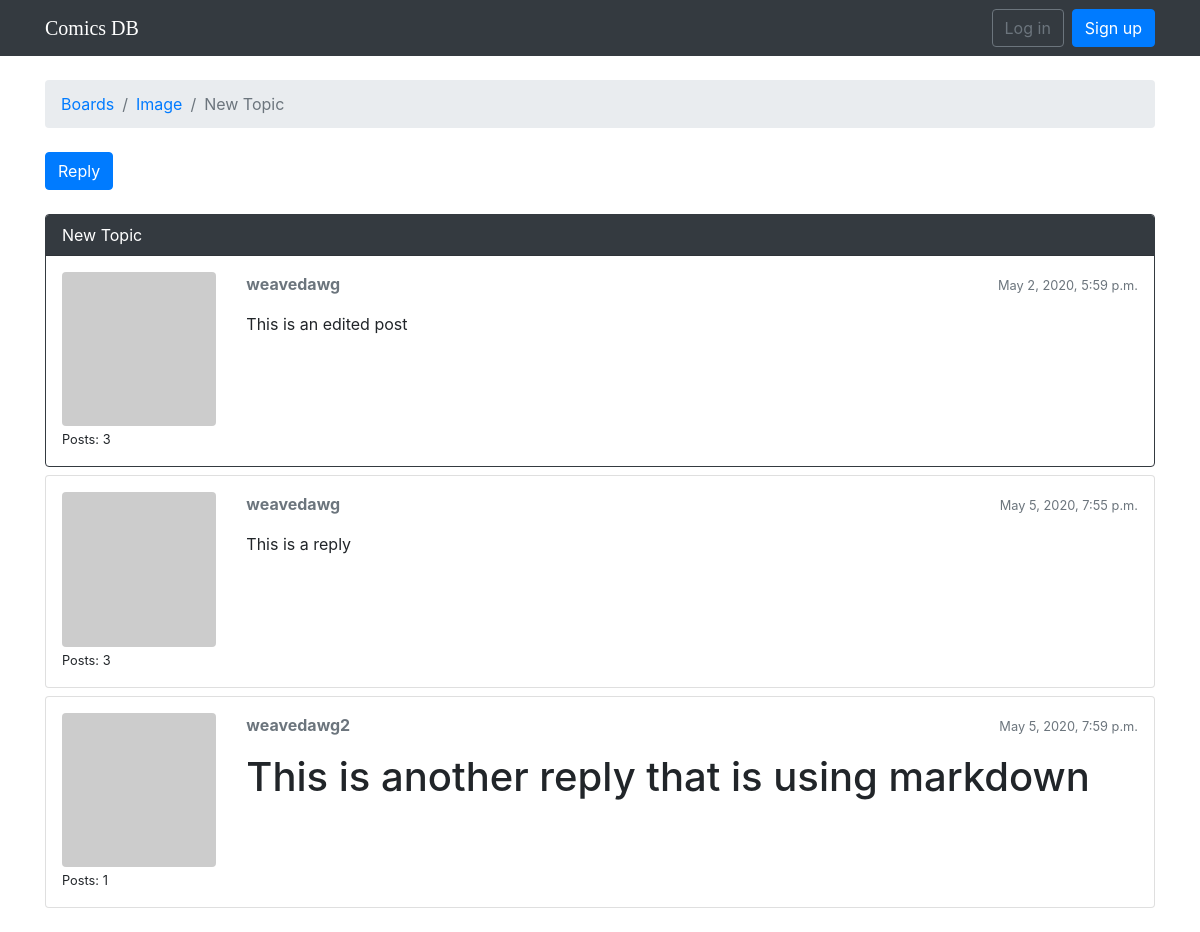
The page /boards/2/topics/5/ on the database as committed earlier.
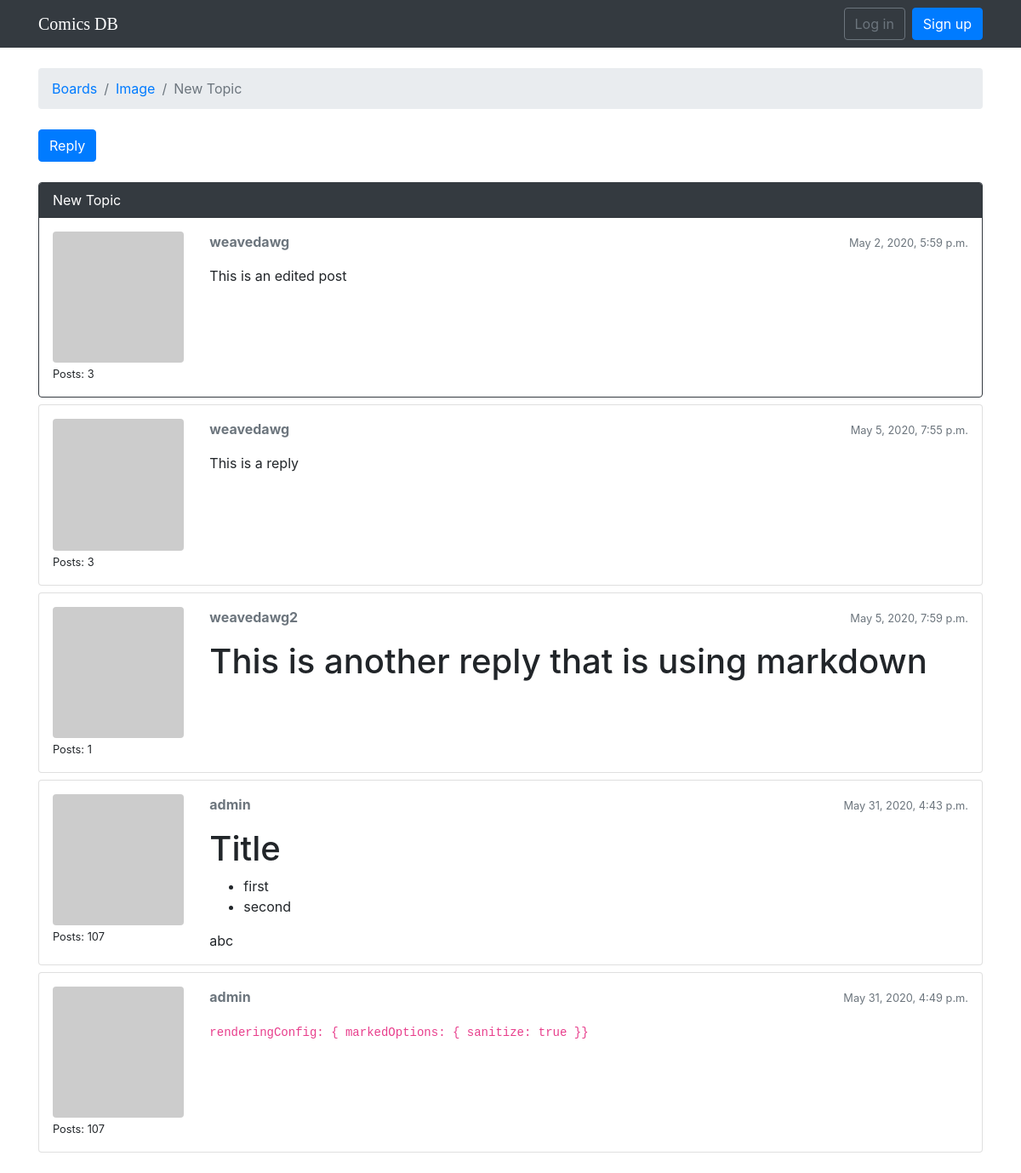
The same page on the database as committed later.
### boards/models.py (models this page shows, shortened)
class Topic(models.Model):
    subject = models.CharField(max_length=255)
    last_updated = models.DateTimeField(auto_now_add=True)
    board = models.ForeignKey(Board, related_name='topics', on_delete=models.CASCADE,)
    starter = models.ForeignKey(User, related_name='topics', on_delete=models.CASCADE,)
    views = models.PositiveIntegerField(default=0)

class Board(models.Model):
    name = models.CharField(max_length=30, unique=True)
    description = models.CharField(max_length=100)

class Post(models.Model):
    message = models.TextField(max_length=4000)
    topic = models.ForeignKey(Topic, related_name='posts', on_delete=models.CASCADE,)
    created_at = models.DateTimeField(auto_now_add=True)
    updated_at = models.DateTimeField(null=True)
    created_by = models.ForeignKey(User, related_name='posts', on_delete=models.CASCADE,)
    updated_by = models.ForeignKey(User, null=True, related_name='+', on_delete=models.CASCADE,)
    def get_message_as_markdown(self):
        return mark_safe(markdown(self.message, safe_mode='escape'))

### boards/views.py (the view)
# urls.py: url(r'^boards/(?P<pk>\d+)/topics/(?P<topic_pk>\d+)/$', views.PostListView.as_view(), name='topic_posts'),
class PostListView(ListView):
    model = Post
    context_object_name = 'posts'
    template_name = 'topic_posts.html'
    paginate_by = 20
    def get_context_data(self, **kwargs):
        session_key = 'viewed_topic_{}'.format(self.topic.pk)
        if not self.request.session.get(session_key, False):
            self.topic.views += 1
            self.topic.save()
            self.request.session[session_key] = True
        kwargs['topic'] = self.topic
        return super().get_context_data(**kwargs)
    def get_queryset(self):
        self.topic = get_object_or_404(Topic, board__pk=self.kwargs.get('pk'), pk=self.kwargs.get('topic_pk'))
        queryset = self.topic.posts.order_by('created_at')
        return queryset

### boards/templatetags/gravatar.py (called while the page is built)
@register.filter
def gravatar(user):
    email = user.email.lower().encode('utf-8')
    default = 'mm'
    size = 256
    url = 'https://www.gravatar.com/avatar/{md5}?{params}'.format(
        md5=hashlib.md5(email).hexdigest(),
        params=urlencode({'d': default, 's': str(size)})
    )
    return url

### templates/topic_posts.html (shortened to what this page needs)
{% extends 'base.html' %}
{% load gravatar %}
{% block breadcrumb %}
  <li class="breadcrumb-item"><a href="{% url 'home' %}">Boards</a></li>
  <li class="breadcrumb-item"><a href="{% url 'board_topics' topic.board.pk %}">{{ topic.board.name }}</a></li>
  <li class="breadcrumb-item active">{{ topic.subject }}</li>
{% endblock %}
{% block content %}
  <div class="mb-4">
    <a href="{% url 'reply_topic' topic.board.pk topic.pk %}" class="btn btn-primary" role="button">Reply</a>
  </div>
  {% for post in posts %}
    <div id="{{ post.pk }}" class="card {% if forloop.last %}mb-4{% else %}mb-2{% endif %} {% if forloop.first %}border-dark{% endif %}">
      {% if forloop.first %}
        <div class="card-header text-white bg-dark py-2 px-3">{{ topic.subject }}</div>
      {% endif %}
      <div class="card-body p-3">
        <div class="row">
          <div class="col-2">
            <img src="{{ post.created_by|gravatar }}" alt="{{ post.created_by.username }}" class="w-100 rounded">
            <small>Posts: {{ post.created_by.posts.count }}</small>
          </div>
          <div class="col-10">
            <div class="row mb-3">
              <div class="col-6">
                <strong class="text-muted">{{ post.created_by.username }}</strong>
              </div>
              <div class="col-6 text-right">
                <small class="text-muted">{{ post.created_at }}</small>
              </div>
            </div>
            {{ post.get_message_as_markdown }}
          </div>
        </div>
      </div>
    </div>
  {% endfor %}
{% endblock %}

### templates/base.html (shortened to what this page needs)
{% load static %}<!DOCTYPE html>
<html>
  <head>
    <link rel="stylesheet" href="{% static 'css/bootstrap.min.css' %}">
    <link rel="stylesheet" href="{% static 'css/app.css' %}">
  <body>
    {% block body %}
      <nav class="navbar navbar-expand-sm navbar-dark bg-dark">
        <div class="container">
          <a class="navbar-brand" href="{% url 'home' %}">Comics DB</a>
          <div class="collapse navbar-collapse" id="mainMenu">
            {% if user.is_authenticated %}
              <ul class="navbar-nav ml-auto">
                <li class="nav-item dropdown">
                  <a class="nav-link dropdown-toggle" href="#" id="userMenu" data-toggle="dropdown" aria-haspopup="true" aria-expanded="false">
                    {{ user.username }}
                  </a>
                  <div class="dropdown-menu dropdown-menu-right" aria-labelledby="userMenu">
                    <a class="dropdown-item" href="{% url 'my_account' %}">My account</a>
                    <a class="dropdown-item" href="{% url 'password_change' %}">Change password</a>
                    <div class="dropdown-divider"></div>
                    <a class="dropdown-item" href="{% url 'logout' %}">Log out</a>
                  </div>
                </li>
              </ul>
            {% else %}
              <form class="form-inline ml-auto">
                <a href="{% url 'login' %}" class="btn btn-outline-secondary">Log in</a>
                <a href="{% url 'signup' %}" class="btn btn-primary ml-2">Sign up</a>
              </form>
            {% endif %}
          </div>
        </div>
      </nav>
      <div class="container">
        <ol class="breadcrumb my-4">
          {% block breadcrumb %}
          {% endblock %}
        </ol>
        {% block content %}
        {% endblock %}
      </div>
    {% endblock body %}
  </body>
</html>

### static/css/app.css (style rules this page uses)
.navbar-brand { font-family: 'Bangers', cursive; }

Rows that differ between the two databases and show on the page:
added Post: created_by.posts.count "107", created_by.username "admin", created_at "May 31, 2020, 4:43 p.m.", get_message_as_markdown "Title first second abc"
added Post: created_by.posts.count "107", created_by.username "admin", created_at "May 31, 2020, 4:49 p.m.", get_message_as_markdown "renderingConfig: { markedOptions: { sanitize: true }}"
